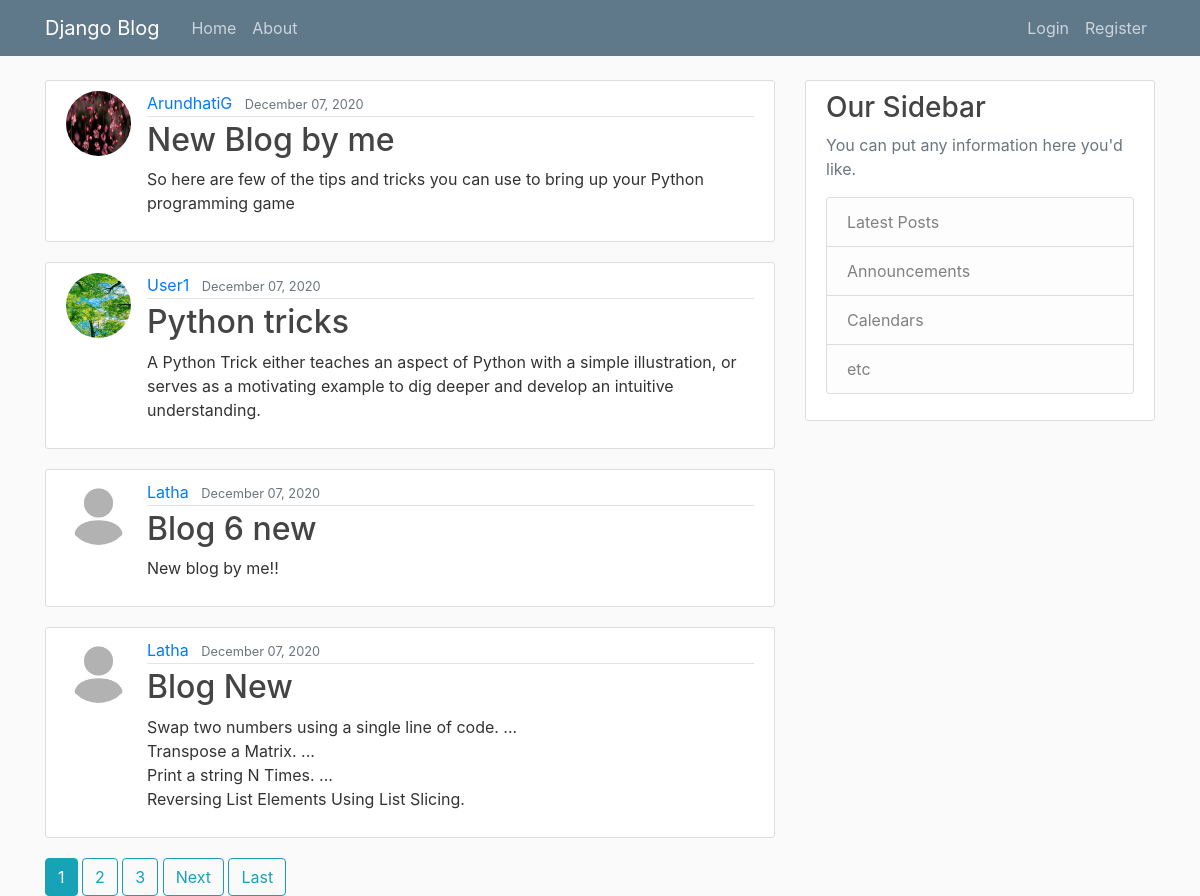
The page / on the database its author committed.
### blog/models.py (models this page shows, shortened)
class Post(models.Model):
    title = models.CharField(max_length=100)
    content = models.TextField()
    date_posted = models.DateTimeField(default=timezone.now)
    author = models.ForeignKey(User, on_delete=models.CASCADE)

### users/models.py (models this page shows, shortened)
class Profile(models.Model):
    user = models.OneToOneField(User, on_delete=models.CASCADE)
    image = models.ImageField(default='default.jpg', upload_to='profile_pics')

### blog/views.py (the view)
# urls.py: path('', PostListView.as_view(), name='blog-home'),
class PostListView(ListView):
    model = Post
    template_name = 'blog/home.html'  # blog/post_list.html
    context_object_name = 'posts'
    ordering = '-date_posted'
    paginate_by = 4

### blog/templates/blog/home.html (shortened to what this page needs)
{% extends "blog/base.html" %}
{% block content %}
    {% for post in posts %}
        <article class="media content-section">
            <img class="rounded-circle article-img" src="{{ post.author.profile.image.url }}">
            <div class="media-body">
                <div class="article-metadata">
                    <a class="mr-2" href="{% url 'user-posts' post.author.username %}">{{ post.author }}</a>
                    <small class="text-muted">{{ post.date_posted|date:"F d, Y" }}</small>
                </div>
                <h2><a class="article-title" href="{% url 'post-detail' post.id %}">{{ post.title }}</a></h2>
                <p class="article-content">{{ post.content }}</p>
            </div>
        </article>
    {% endfor %}
    {% if is_paginated %}
        {% for num in page_obj.paginator.page_range %}
            {% if num == page_obj.number %}
                <a class='btn btn-info' href="?page={{ num }}">{{ num }}</a>
            {% elif num > page_obj.number|add:'-3' and num < page_obj.number|add:'3' %}
                <a class='btn btn-outline-info' href="?page={{ num }}">{{ num }}</a>
            {% endif %}
        {% endfor %}
        {% if page_obj.has_next %}
            <a class='btn btn-outline-info' href="?page={{ page_obj.next_page_number }}">Next</a>
            <a class='btn btn-outline-info' href="?page={{ page_obj.paginator.num_pages }}">Last</a>
        {% endif %}
    {% endif %}
{% endblock content %}

### blog/templates/blog/base.html (shortened to what this page needs)
{% load static %}
<!DOCTYPE html>
<html>
<head>
    <link rel="stylesheet" href="https://maxcdn.bootstrapcdn.com/bootstrap/4.0.0/css/bootstrap.min.css">
    <link rel="stylesheet" type="text/css" href="{% static 'blog/main.css' %}">
</head>
<body>
    <header class="site-header">
        <nav class="navbar navbar-expand-md navbar-dark bg-steel fixed-top">
            <div class="container">
                <a class="navbar-brand mr-4" href="{% url 'blog-home' %}">Django Blog</a>
                <div class="collapse navbar-collapse" id="navbarToggle">
                    <div class="navbar-nav mr-auto">
                        <a class="nav-item nav-link" href="{% url 'blog-home' %}">Home</a>
                        <a class="nav-item nav-link" href="{% url 'blog-about' %}">About</a>
                    </div>
                    <div class="navbar-nav">
                        {% if user.is_authenticated %}
                            <a class="nav-item nav-link" href="{% url 'post-create' %}">New Post</a>
                            <a class="nav-item nav-link" href="{% url 'profile' %}">Profile</a>
                            <a class="nav-item nav-link" href="{% url 'logout' %}">Logout</a>
                        {% else %}
                            <a class="nav-item nav-link" href="{% url 'login' %}">Login</a>
                            <a class="nav-item nav-link" href="{% url 'register' %}">Register</a>
                        {% endif %}
                    </div>
                </div>
            </div>
        </nav>
    </header>
    <main role="main" class="container">
        <div class="row">
            <div class="col-md-8">
                {% block content %}{% endblock %}
            </div>
            <div class="col-md-4">
                <div class="content-section">
                    <h3>Our Sidebar</h3>
                    <p class='text-muted'>You can put any information here you'd like.
                        <ul class="list-group">
                            <li class="list-group-item list-group-item-light">Latest Posts</li>
                            <li class="list-group-item list-group-item-light">Announcements</li>
                            <li class="list-group-item list-group-item-light">Calendars</li>
                            <li class="list-group-item list-group-item-light">etc</li>
                        </ul>
                    </p>
                </div>
            </div>
        </div>
    </main>
</body>
</html>

### blog/static/blog/main.css (style rules this page uses)
body { background: #fafafa; color: #333333; margin-top: 5rem; }
h1, h2, h3, h4, h5, h6 { color: #444444; }
ul { margin: 0; }
.bg-steel { background-color: #5f788a; }
.site-header .navbar-nav .nav-link { color: #cbd5db; }
.content-section { background: #ffffff; padding: 10px 20px; border: 1px solid #dddddd; border-radius: 3px; margin-bottom: 20px; }
.article-title { color: #444444; }
.article-content { white-space: pre-line; }
.article-img { height: 65px; width: 65px; margin-right: 16px; }
.article-metadata { padding-bottom: 1px; margin-bottom: 4px; border-bottom: 1px solid #e3e3e3 }

### rows shown on the page
Post: author.profile.image (picture), author "ArundhatiG", date_posted "December 07, 2020", title "New Blog by me", content "So here are few of the tips and tricks you can use to bring up your Python programming game"
Post: author.profile.image (picture), author "User1", date_posted "December 07, 2020", title "Python tricks", content "A Python Trick either teaches an aspect of Python with a simple illustration, or serves as a motivating example to dig deeper and develop an intuitive understanding."
Post: author.profile.image (placeholder picture), author "Latha", date_posted "December 07, 2020", title "Blog 6 new", content "New blog by me!!"
Post: author.profile.image (placeholder picture), author "Latha", date_posted "December 07, 2020", title "Blog New", content "Swap two numbers using a single line of code. ... Transpose a Matrix. ... Print a string N Times. ... Reversing List Elements Using List Slicing."

### other values the page prints
{{ num }} "1"
{{ num }} "2" "3"
